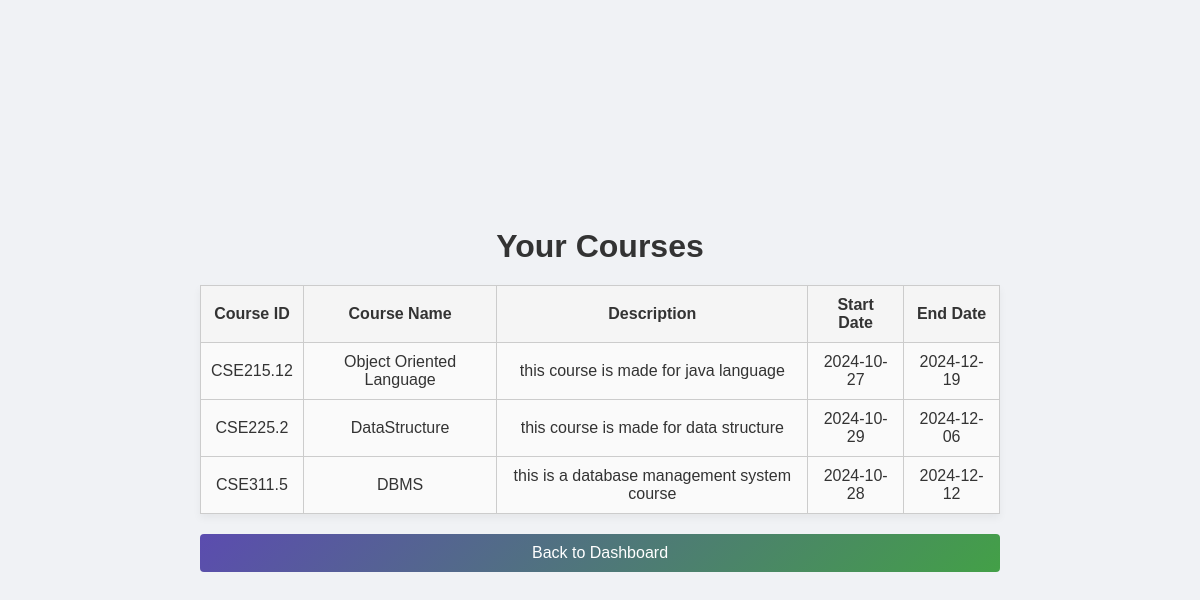
/view_course.php (signed in), run on an earlier commit of the app's database.
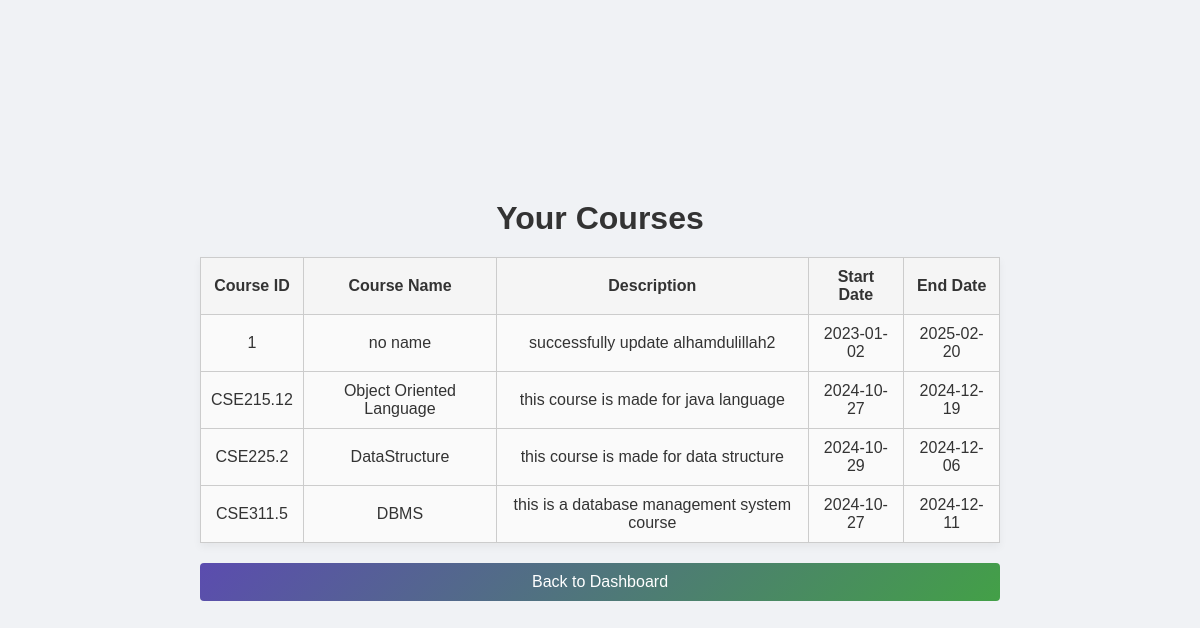
And on a later commit of the database.
### tables this page shows
CREATE TABLE `course` (
  `Course_ID` varchar(20) NOT NULL,
  `CourseName` varchar(50) DEFAULT NULL,
  `Description` longtext NOT NULL,
  `UserID` varchar(50) NOT NULL,
  `Start_Date` date DEFAULT NULL,
  `End_Date` date NOT NULL
);

### view_course.php (the view, shortened to what this page needs)
<!DOCTYPE html>
<html lang="en">
<head>
    <link rel="stylesheet" href="style.css">
</head>
<body>
    <div style="max-width: 800px; margin: 0 auto; text-align: center;">
        <h1>Your Courses</h1>
        <?php
        $userID = $_SESSION['userID'];
        $conn = new mysqli("localhost", "root", "", "learning_platform");
        $sql = "SELECT * FROM Course WHERE UserID = ?";
        $stmt = $conn->prepare($sql);
        $stmt->bind_param("s", $userID);
        $stmt->execute();
        $result = $stmt->get_result();
        if ($result->num_rows > 0) {
            echo "<table style='width: 100%; border-collapse: collapse; margin-top: 20px;'>
                    <thead>
                        <tr>
                            <th style='border: 1px solid #ccc; padding: 10px;'>Course ID</th>
                            <th style='border: 1px solid #ccc; padding: 10px;'>Course Name</th>
                            <th style='border: 1px solid #ccc; padding: 10px;'>Description</th>
                            <th style='border: 1px solid #ccc; padding: 10px;'>Start Date</th>
                            <th style='border: 1px solid #ccc; padding: 10px;'>End Date</th>
                        </tr>
                    </thead>
                    <tbody>";
            while ($row = $result->fetch_assoc()) {
                echo "<tr>
                        <td style='border: 1px solid #ccc; padding: 10px;'>" . htmlspecialchars($row['Course_ID']) . "</td>
                        <td style='border: 1px solid #ccc; padding: 10px;'>" . htmlspecialchars($row['CourseName']) . "</td>
                        <td style='border: 1px solid #ccc; padding: 10px;'>" . htmlspecialchars($row['Description']) . "</td>
                        <td style='border: 1px solid #ccc; padding: 10px;'>" . htmlspecialchars($row['Start_Date']) . "</td>
                        <td style='border: 1px solid #ccc; padding: 10px;'>" . htmlspecialchars($row['End_Date']) . "</td>
                      </tr>";
            }
            echo "</tbody></table>";
        } else {
            echo "<p style='margin-top: 20px; color: #555;'>No courses found.</p>";
        }
        ?>
        <a href="instructor_dashboard.html"><button style="margin-top: 20px; padding: 10px 20px;">Back to Dashboard</button></a>
    </div>
</body>
</html>

### style.css (style rules this page uses)
* { margin: 0; padding: 0; box-sizing: border-box; font-family: Arial, sans-serif; }
body { display: flex; justify-content: center; align-items: center; min-height: 100vh; background: #f0f2f5; color: #333; }
button { width: 100%; padding: 0.8rem; background: linear-gradient(135deg, #5b4caf, #43A047); color: #fff; border: none; border-radius: 4px; font-size: 1rem; cursor: pointer; transition: background 0.3s ease; }
a { color: #4CAF50; text-decoration: none; }
table { width: 100%; border-collapse: collapse; margin-top: 1rem; box-shadow: 0 4px 8px rgba(0, 0, 0, 0.05); }
th, td { padding: 0.8rem; border: 1px solid #ddd; color: #333; text-align: center; }
th { background-color: #f5f5f5; font-weight: bold; }
td { background-color: #fafafa; }

What changed in the data, as far as the page shows it:
added course: Course_ID "1", CourseName "no name", Description "successfully update alhamdulillah2", Start_Date "2023-01-02", End_Date "2025-02-20"
changed course "CSE311.5": Start_Date "2024-10-28" → "2024-10-27"; End_Date "2024-12-12" → "2024-12-11"
